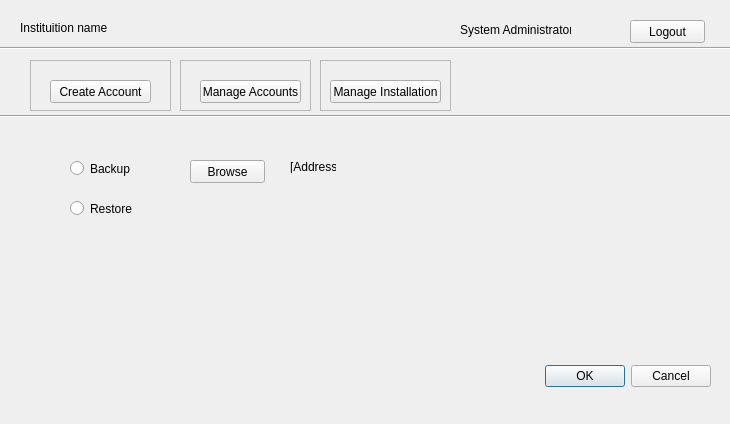
<?xml version="1.0" encoding="UTF-8"?>
<ui version="4.0">
 <class>ManageIsntallation</class>
 <widget class="QDialog" name="ManageIsntallation">
  <property name="geometry">
   <rect>
    <x>0</x>
    <y>0</y>
    <width>730</width>
    <height>424</height>
   </rect>
  </property>
  <property name="windowTitle">
   <string>Dialog</string>
  </property>
  <widget class="QDialogButtonBox" name="buttonBox">
   <property name="geometry">
    <rect>
     <x>370</x>
     <y>360</y>
     <width>341</width>
     <height>32</height>
    </rect>
   </property>
   <property name="orientation">
    <enum>Qt::Horizontal</enum>
   </property>
   <property name="standardButtons">
    <set>QDialogButtonBox::Cancel|QDialogButtonBox::Ok</set>
   </property>
  </widget>
  <widget class="QRadioButton" name="radioButton">
   <property name="geometry">
    <rect>
     <x>70</x>
     <y>160</y>
     <width>82</width>
     <height>17</height>
    </rect>
   </property>
   <property name="text">
    <string>Backup</string>
   </property>
  </widget>
  <widget class="QRadioButton" name="radioButton_2">
   <property name="geometry">
    <rect>
     <x>70</x>
     <y>200</y>
     <width>82</width>
     <height>17</height>
    </rect>
   </property>
   <property name="text">
    <string>Restore</string>
   </property>
  </widget>
  <widget class="QPushButton" name="pushButton">
   <property name="geometry">
    <rect>
     <x>190</x>
     <y>160</y>
     <width>75</width>
     <height>23</height>
    </rect>
   </property>
   <property name="text">
    <string>Browse</string>
   </property>
  </widget>
  <widget class="QLabel" name="label">
   <property name="geometry">
    <rect>
     <x>290</x>
     <y>160</y>
     <width>46</width>
     <height>13</height>
    </rect>
   </property>
   <property name="text">
    <string>[Address]</string>
   </property>
  </widget>
  <widget class="QLabel" name="label_10">
   <property name="geometry">
    <rect>
     <x>460</x>
     <y>20</y>
     <width>111</width>
     <height>20</height>
    </rect>
   </property>
   <property name="text">
    <string>System Administrator</string>
   </property>
  </widget>
  <widget class="QLabel" name="label_9">
   <property name="geometry">
    <rect>
     <x>20</x>
     <y>20</y>
     <width>141</width>
     <height>16</height>
    </rect>
   </property>
   <property name="text">
    <string>Instituition name</string>
   </property>
  </widget>
  <widget class="Line" name="line">
   <property name="geometry">
    <rect>
     <x>-10</x>
     <y>106</y>
     <width>741</width>
     <height>20</height>
    </rect>
   </property>
   <property name="orientation">
    <enum>Qt::Horizontal</enum>
   </property>
  </widget>
  <widget class="QPushButton" name="pushButton_2">
   <property name="geometry">
    <rect>
     <x>630</x>
     <y>20</y>
     <width>75</width>
     <height>23</height>
    </rect>
   </property>
   <property name="text">
    <string>Logout</string>
   </property>
  </widget>
  <widget class="QFrame" name="frame_2">
   <property name="geometry">
    <rect>
     <x>180</x>
     <y>60</y>
     <width>131</width>
     <height>51</height>
    </rect>
   </property>
   <property name="frameShape">
    <enum>QFrame::StyledPanel</enum>
   </property>
   <property name="frameShadow">
    <enum>QFrame::Raised</enum>
   </property>
   <widget class="QPushButton" name="pushButton_4">
    <property name="geometry">
     <rect>
      <x>20</x>
      <y>20</y>
      <width>101</width>
      <height>23</height>
     </rect>
    </property>
    <property name="text">
     <string>Manage Accounts</string>
    </property>
   </widget>
  </widget>
  <widget class="QFrame" name="frame_3">
   <property name="geometry">
    <rect>
     <x>320</x>
     <y>60</y>
     <width>131</width>
     <height>51</height>
    </rect>
   </property>
   <property name="frameShape">
    <enum>QFrame::StyledPanel</enum>
   </property>
   <property name="frameShadow">
    <enum>QFrame::Raised</enum>
   </property>
   <widget class="QPushButton" name="pushButton_5">
    <property name="geometry">
     <rect>
      <x>10</x>
      <y>20</y>
      <width>111</width>
      <height>23</height>
     </rect>
    </property>
    <property name="text">
     <string>Manage Installation</string>
    </property>
   </widget>
  </widget>
  <widget class="QFrame" name="frame">
   <property name="geometry">
    <rect>
     <x>30</x>
     <y>60</y>
     <width>141</width>
     <height>51</height>
    </rect>
   </property>
   <property name="frameShape">
    <enum>QFrame::StyledPanel</enum>
   </property>
   <property name="frameShadow">
    <enum>QFrame::Raised</enum>
   </property>
   <widget class="QPushButton" name="pushButton_3">
    <property name="geometry">
     <rect>
      <x>20</x>
      <y>20</y>
      <width>101</width>
      <height>23</height>
     </rect>
    </property>
    <property name="text">
     <string>Create Account</string>
    </property>
   </widget>
  </widget>
  <widget class="Line" name="line_2">
   <property name="geometry">
    <rect>
     <x>-10</x>
     <y>40</y>
     <width>741</width>
     <height>16</height>
    </rect>
   </property>
   <property name="orientation">
    <enum>Qt::Horizontal</enum>
   </property>
  </widget>
  <zorder>frame_3</zorder>
  <zorder>frame_2</zorder>
  <zorder>buttonBox</zorder>
  <zorder>radioButton</zorder>
  <zorder>radioButton_2</zorder>
  <zorder>pushButton</zorder>
  <zorder>label</zorder>
  <zorder>label_10</zorder>
  <zorder>label_9</zorder>
  <zorder>line</zorder>
  <zorder>pushButton_2</zorder>
  <zorder>frame</zorder>
  <zorder>line_2</zorder>
 </widget>
 <resources/>
 <connections/>
</ui>
